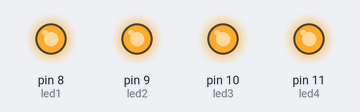
Simulated run of this sketch. Board: Arduino Uno, built with avr-gcc and run on an emulated ATmega328P. On the bench: output pins drawn as LEDs (lit = HIGH).

Above: at 0.5 s.
At 3.5 s:
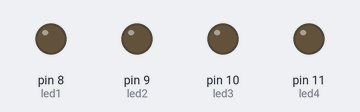
Timing chart, 0 to 4.6 s (numbered marks = the images above):
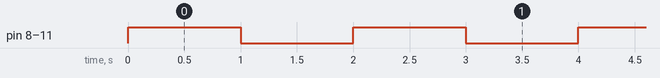

Measured:
- by itself, pin 8 (led1), pin 9 (led2), pin 10 (led3), pin 11 (led4): alternates HIGH for 1.0 s and LOW for 1.0 s

The sketch:

4_leds_piscando.ino
```cpp
#define led1 8
#define led2 9
#define led3 10
#define led4 11

void setup() {
  pinMode(led1 ,OUTPUT);
  pinMode(led2 ,OUTPUT);
  pinMode(led3 ,OUTPUT);
  pinMode(led4 ,OUTPUT);

}

void loop() {
  digitalWrite(led1 , 1);
  digitalWrite(led2 , 1);
  digitalWrite(led3 , 1);
  digitalWrite(led4 , 1);
  delay(1000);
  digitalWrite(led1 , 0);
  digitalWrite(led2 , 0);
  digitalWrite(led3 , 0);
  digitalWrite(led4 , 0);
  delay(1000);

}
```
